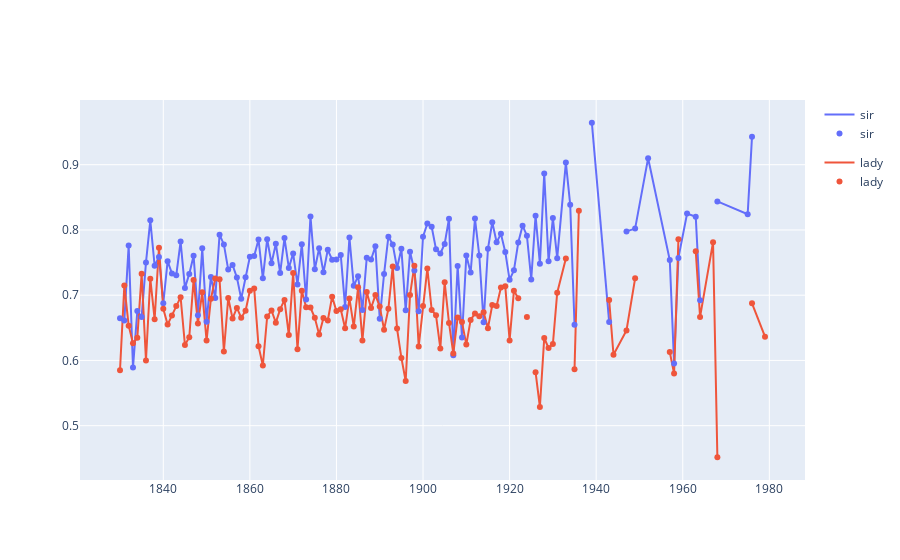

The code cell stored with this chart in its notebook:
### Code cell
fig1 = px.line(sentiment_results, x='year', y='positive', color='word', range_x=[1840,1980], range_y=[0,1])
fig2 = px.scatter(sentiment_results, x='year', y='positive', color='word')

fig3 = go.Figure(data=fig1.data + fig2.data)
fig3.show()
